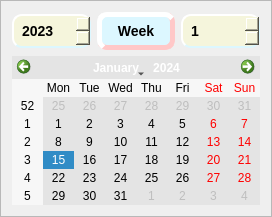
           <widget class="QFrame" name="frame_week_project_select">
            <property name="frameShape">
             <enum>QFrame::StyledPanel</enum>
            </property>
            <property name="frameShadow">
             <enum>QFrame::Raised</enum>
            </property>
            <layout class="QGridLayout" name="gridLayout_13">
             <item row="0" column="0">
              <layout class="QGridLayout" name="gridLayout_3">
               <item row="1" column="0">
                <widget class="QCalendarWidget" name="calendarWidget_WH">
                 <property name="sizePolicy">
                  <sizepolicy hsizetype="Preferred" vsizetype="Minimum">
                   <horstretch>0</horstretch>
                   <verstretch>0</verstretch>
                  </sizepolicy>
                 </property>
                 <property name="styleSheet">
                  <string notr="true">background-color: rgb(228, 228, 228);</string>
                 </property>
                </widget>
               </item>
               <item row="0" column="0">
                <layout class="QHBoxLayout" name="horizontalLayout_2">
                 <item>
                  <widget class="QSpinBox" name="spinBox_WH_year">
                   <property name="styleSheet">
                    <string notr="true">QSpinBox{
background-color:beige;    
border-style:outset;

    border-width: 2px;
    border-radius: 10px;
border-color: rgb(220, 247, 255);
    font: bold 14px;
    padding: 6px;
}</string>
                   </property>
                   <property name="minimum">
                    <number>2000</number>
                   </property>
                   <property name="maximum">
                    <number>2050</number>
                   </property>
                   <property name="value">
                    <number>2023</number>
                   </property>
                  </widget>
                 </item>
                 <item>
                  <widget class="QPushButton" name="pushButton_WH_week">
                   <property name="sizePolicy">
                    <sizepolicy hsizetype="Minimum" vsizetype="Maximum">
                     <horstretch>0</horstretch>
                     <verstretch>0</verstretch>
                    </sizepolicy>
                   </property>
                   <property name="minimumSize">
                    <size>
                     <width>0</width>
                     <height>0</height>
                    </size>
                   </property>
                   <property name="styleSheet">
                    <string notr="true">QPushButton{
    background-color: rgb(220, 247, 255);
    border-style: outset;
    border-width: 5px;
    border-radius: 10px;
   border-color: rgb(255, 200, 200);
    font: bold 14px;
    padding: 6px;
}
QPushButton::hover{
	background-color: rgb(206, 232, 255);
	border-style: outset;
    border-width: 2px;
    border-radius: 10px;
    border-color: rgb(255, 144, 144);
    font: bold 14px;
    padding: 6px;
}</string>
                   </property>
                   <property name="text">
                    <string>Week</string>
                   </property>
                  </widget>
                 </item>
                 <item>
                  <widget class="QSpinBox" name="spinBox_WH_week">
                   <property name="styleSheet">
                    <string notr="true">QSpinBox{
background-color:beige;    
border-style:outset;

    border-width: 2px;
    border-radius: 10px;
border-color: rgb(220, 247, 255);
    font: bold 14px;
    padding: 6px;
}</string>
                   </property>
                   <property name="minimum">
                    <number>1</number>
                   </property>
                   <property name="maximum">
                    <number>52</number>
                   </property>
                  </widget>
                 </item>
                </layout>
               </item>
              </layout>
             </item>
            </layout>
           </widget>
